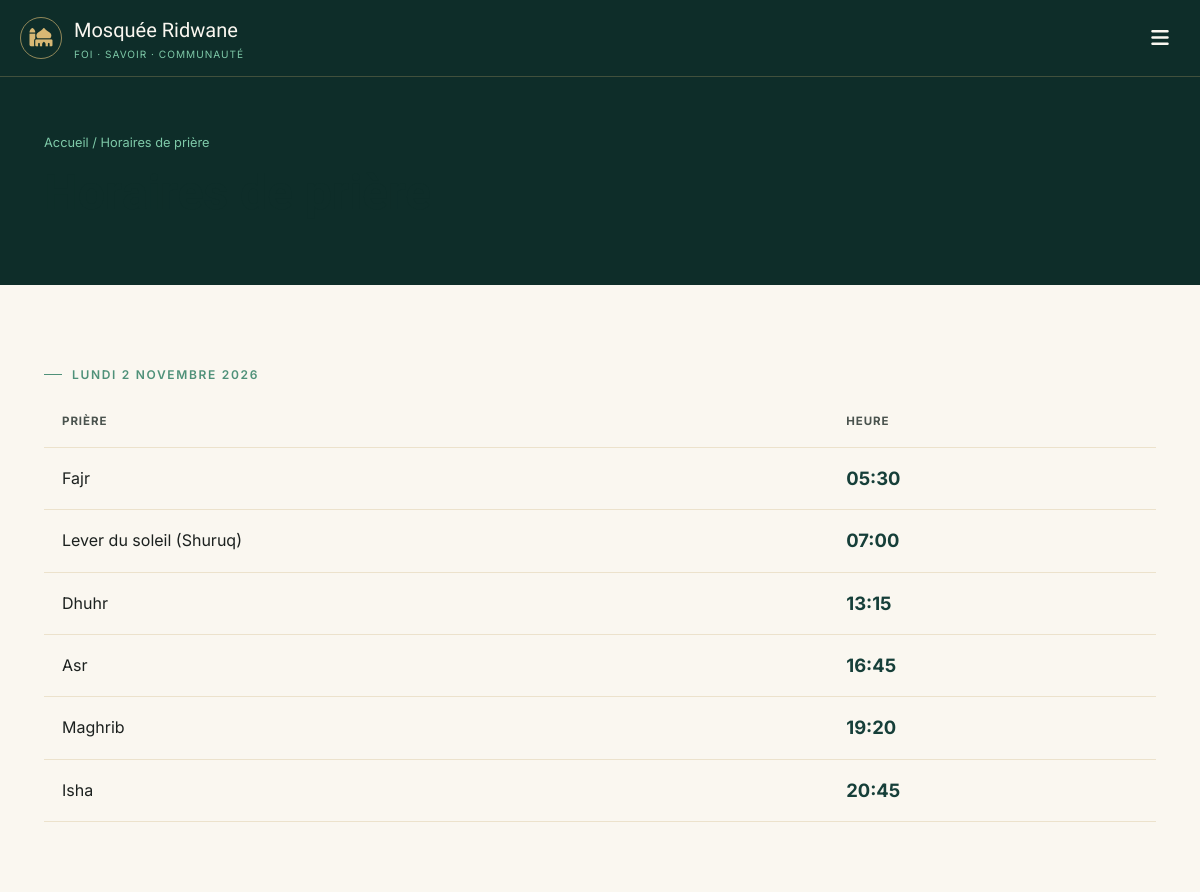
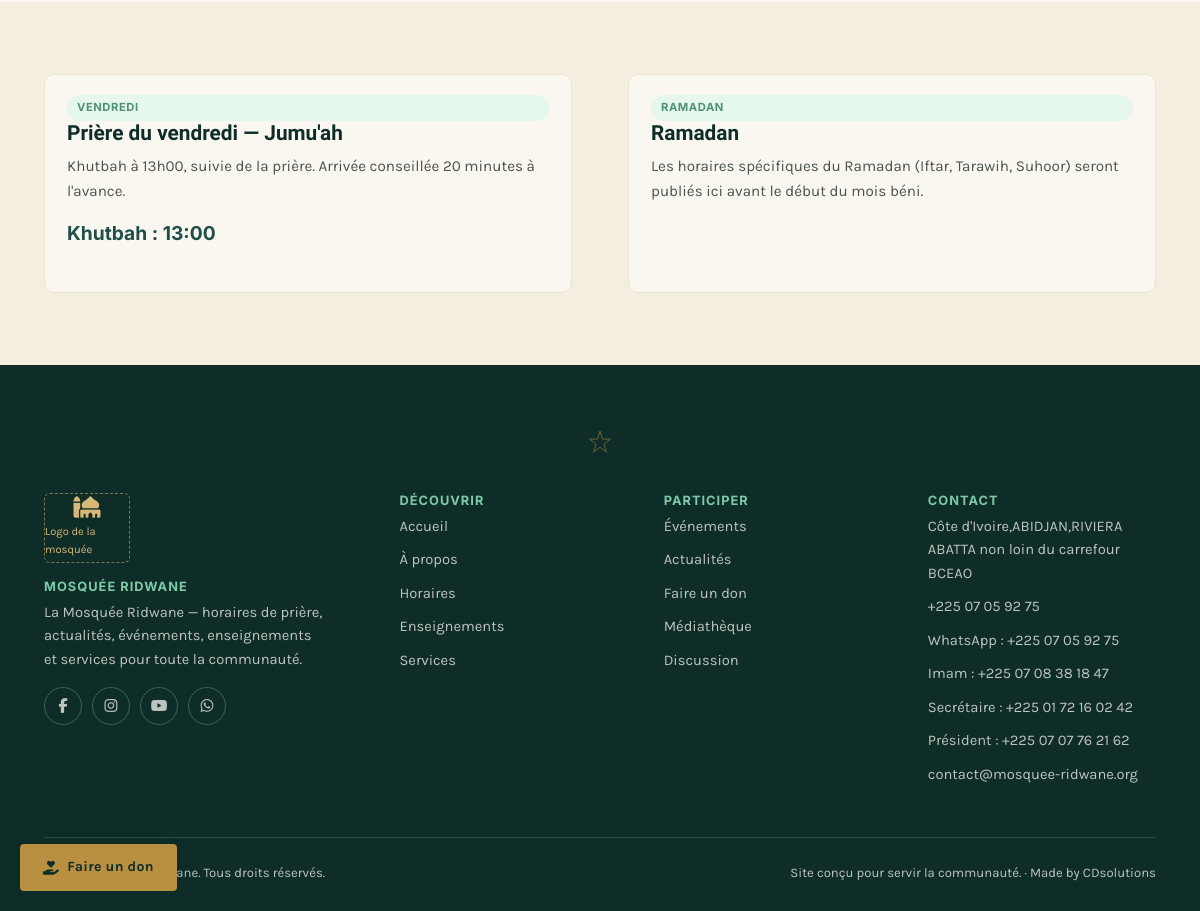
The page /horaires.php on the database its author committed (2 pictures, top to bottom).
### tables this page shows
CREATE TABLE IF NOT EXISTS horaires_prieres (
    id INT AUTO_INCREMENT PRIMARY KEY,
    date_jour DATE NOT NULL UNIQUE,
    fajr TIME,
    lever_soleil TIME,
    dhuhr TIME,
    asr TIME,
    maghrib TIME,
    isha TIME,
    jumuah TIME
);

CREATE TABLE IF NOT EXISTS pages_contenu (
    id INT AUTO_INCREMENT PRIMARY KEY,
    cle VARCHAR(100) NOT NULL UNIQUE,       
    titre VARCHAR(255),
    contenu TEXT,
    image VARCHAR(255),
    date_maj DATETIME DEFAULT CURRENT_TIMESTAMP ON UPDATE CURRENT_TIMESTAMP
);

### includes/functions.php (called while the page is built, shortened)
<?php
function h($texte) {
    return htmlspecialchars($texte ?? '', ENT_QUOTES, 'UTF-8');
}
function getContenu($cle) {
    global $pdo;
    static $cache = [];
    if (isset($cache[$cle])) return $cache[$cle];
    $stmt = $pdo->prepare("SELECT * FROM pages_contenu WHERE cle = ?");
    $stmt->execute([$cle]);
    $cache[$cle] = $stmt->fetch();
    return $cache[$cle];
}
function contenuTexte($cle, $defaut = '') {
    $c = getContenu($cle);
    return $c ? $c['contenu'] : $defaut;
}
function contenuTitre($cle, $defaut = '') {
    $c = getContenu($cle);
    return $c ? $c['titre'] : $defaut;
}
function getHorairesDuJour() {
    global $pdo;
    $stmt = $pdo->prepare("SELECT * FROM horaires_prieres WHERE date_jour = CURDATE()");
    $stmt->execute();
    $h = $stmt->fetch();
    if ($h) return $h;
    $stmt = $pdo->query("SELECT * FROM horaires_prieres ORDER BY date_jour DESC LIMIT 1");
    return $stmt->fetch();
}
function formatHeure($heure) {
    return substr($heure, 0, 5);
}
function formatDateFr($date, $avecHeure = false) {
    $mois = ['janvier','février','mars','avril','mai','juin','juillet','août','septembre','octobre','novembre','décembre'];
    $jours = ['dimanche','lundi','mardi','mercredi','jeudi','vendredi','samedi'];
    $ts = is_numeric($date) ? $date : strtotime($date);
    $jourSemaine = $jours[date('w', $ts)];
    $j = date('j', $ts);
    $m = $mois[date('n', $ts) - 1];
    $a = date('Y', $ts);
    $result = "$jourSemaine $j $m $a";
    return $result;
}

### horaires.php (the view, shortened to what this page needs)
<?php
$horaires = getHorairesDuJour();
require_once __DIR__ . '/includes/header.php';
?>
<section class="page-entete">
    <div class="conteneur">
        <div class="fil-ariane"><a href="<?= BASE_URL ?>/index.php" style="color:inherit;">Accueil</a> / Horaires de prière</div>
        <h1>Horaires de prière</h1>
    </div>
</section>
<section class="section">
    <div class="conteneur">
        <?php if ($horaires): ?>
        <p class="eyebrow"><?= h(formatDateFr($horaires['date_jour'])) ?></p>
        <table class="tableau-horaires">
            <thead>
                <tr><th>Prière</th><th>Heure</th></tr>
            </thead>
            <tbody>
                <tr><td>Fajr</td><td class="heure" data-heure-priere="<?= formatHeure($horaires['fajr']) ?>"><?= formatHeure($horaires['fajr']) ?></td></tr>
                <tr><td>Lever du soleil (Shuruq)</td><td class="heure"><?= formatHeure($horaires['lever_soleil']) ?></td></tr>
                <tr><td>Dhuhr</td><td class="heure" data-heure-priere="<?= formatHeure($horaires['dhuhr']) ?>"><?= formatHeure($horaires['dhuhr']) ?></td></tr>
                <tr><td>Asr</td><td class="heure" data-heure-priere="<?= formatHeure($horaires['asr']) ?>"><?= formatHeure($horaires['asr']) ?></td></tr>
                <tr><td>Maghrib</td><td class="heure" data-heure-priere="<?= formatHeure($horaires['maghrib']) ?>"><?= formatHeure($horaires['maghrib']) ?></td></tr>
                <tr><td>Isha</td><td class="heure" data-heure-priere="<?= formatHeure($horaires['isha']) ?>"><?= formatHeure($horaires['isha']) ?></td></tr>
            </tbody>
        </table>
        <?php else: ?>
        <p>Les horaires n'ont pas encore été renseignés. Merci de repasser bientôt.</p>
        <?php endif; ?>
    </div>
</section>
<section class="section section-alt">
    <div class="conteneur grille grille-2" style="gap:56px;">
        <div class="carte">
            <div class="carte-corps">
                <span class="badge">Vendredi</span>
                <h3><?= h(contenuTitre('horaires_jumuah')) ?></h3>
                <p class="resume"><?= nl2br(h(contenuTexte('horaires_jumuah'))) ?></p>
                <?php if ($horaires && $horaires['jumuah']): ?>
                <p style="font-family:var(--police-donnee); font-weight:700; font-size:1.2rem; color:var(--emeraude-700);">Khutbah : <?= formatHeure($horaires['jumuah']) ?></p>
                <?php endif; ?>
            </div>
        </div>
        <div class="carte">
            <div class="carte-corps">
                <span class="badge">Ramadan</span>
                <h3><?= h(contenuTitre('horaires_ramadan')) ?></h3>
                <p class="resume"><?= nl2br(h(contenuTexte('horaires_ramadan'))) ?></p>
            </div>
        </div>
    </div>
</section>
<?php require_once __DIR__ . '/includes/footer.php'; ?>

### assets/css/style.css (style rules this page uses)
:root { --mint-950: #0e2d29; --mint-800: #163f39; --mint-700: #1e5049; --mint-500: #2f6f62; --eucalyptus-600: #4f9179; --eucalyptus-400: #7ec9a8; --eucalyptus-200: #bfe8d3; --eucalyptus-100: #e6f7ed; --laiton-500: #b9903f; --laiton-300: #d8b874; --laiton-100: #f1e3c3; --plâtre-50: #faf7f0; --plâtre-100: #f4eee0; --plâtre-200: #ece2cc; --encre-900: #1c211f; --encre-600: #4a534e; --rouge-alerte: #a3402f; --emeraude-700: var(--mint-700); --emeraude-800: var(--mint-800); --emeraude-950: var(--mint-950); --police-titre: 'Amiri', 'Georgia', serif; --police-texte: 'Karla', 'Segoe UI', sans-serif; --police-donnee: 'Inter', 'Segoe UI', sans-serif; --rayon: 4px; --rayon-lg: 10px; --ombre-legere: 0 2px 10px -4px rgba(14, 45, 41, 0.18); --ombre: 0 6px 24px -8px rgba(14, 45, 41, 0.25); --ombre-forte: 0 20px 48px -12px rgba(14, 45, 41, 0.38); --conteneur: 1160px; --ease-doux: cubic-bezier(0.16, 1, 0.3, 1); --duree-micro: 180ms; --duree-panneau: 320ms; }
* { box-sizing: border-box; }
html { scroll-behavior: smooth; }
body { margin: 0; font-family: var(--police-texte); color: var(--encre-900); background: var(--plâtre-50); line-height: 1.6; }
a { color: inherit; text-decoration: none; }
h1, h2, h3, h4 { font-family: var(--police-titre); font-weight: 700; line-height: 1.2; color: var(--mint-950); margin: 0 0 0.5em; }
h1 { font-size: clamp(2rem, 4vw, 3.2rem); }
h3 { font-size: 1.3rem; }
p { margin: 0 0 1em; }
.conteneur { max-width: var(--conteneur); margin: 0 auto; padding: 0 24px; }
.eyebrow { font-family: var(--police-donnee); font-size: 0.75rem; letter-spacing: 0.14em; text-transform: uppercase; color: var(--eucalyptus-600); font-weight: 600; display: inline-flex; align-items: center; gap: 10px; }
.eyebrow::before { content: ''; width: 18px; height: 1px; background: var(--eucalyptus-600); display: inline-block; }
.section { padding: 72px 0; }
.section-alt { background: var(--plâtre-100); }
.grille { display: grid; gap: 26px; }
.grille-2 { grid-template-columns: repeat(2, 1fr); }
.carte { background: var(--plâtre-50); border: 1px solid var(--plâtre-200); border-radius: var(--rayon-lg); overflow: hidden; transition: box-shadow var(--duree-panneau) var(--ease-doux), transform var(--duree-panneau) var(--ease-doux), border-color var(--duree-panneau) ease; display: flex; flex-direction: column; }
.carte-corps { padding: 20px 22px 24px; flex: 1; display: flex; flex-direction: column; }
.carte-corps h3 { margin-bottom: 8px; }
.carte-corps .resume { color: var(--encre-600); font-size: 0.95rem; flex: 1; }
.badge { display: inline-block; background: var(--eucalyptus-100); color: var(--eucalyptus-600); font-family: var(--police-donnee); font-size: 0.7rem; text-transform: uppercase; letter-spacing: 0.05em; font-weight: 700; padding: 4px 10px; border-radius: 100px; }
.tableau-horaires { width: 100%; border-collapse: collapse; font-family: var(--police-donnee); }
.tableau-horaires th, .tableau-horaires td { padding: 16px 18px; text-align: left; border-bottom: 1px solid var(--plâtre-200); }
.tableau-horaires th { text-transform: uppercase; font-size: 0.72rem; letter-spacing: 0.08em; color: var(--encre-600); }
.tableau-horaires td.heure { font-size: 1.15rem; font-weight: 700; color: var(--mint-800); }
.page-entete { background: var(--mint-950); color: var(--plâtre-50); padding: 56px 0 40px; }
.fil-ariane { font-family: var(--police-donnee); font-size: 0.8rem; color: var(--eucalyptus-400); margin-bottom: 10px; }

### rows shown on the page
horaires_prieres: date_jour "LUNDI 2 NOVEMBRE 2026", fajr "05:30", lever_soleil "07:00", dhuhr "13:15", asr "16:45", maghrib "19:20", isha "20:45", jumuah "13:00"
pages_contenu: titre "Prière du vendredi — Jumu'ah", contenu "Khutbah à 13h00, suivie de la prière. Arrivée conseillée 20 minutes à l'avance."
pages_contenu: titre "Ramadan", contenu "Les horaires spécifiques du Ramadan (Iftar, Tarawih, Suhoor) seront publiés ici avant le début du mois béni."

### other values the page prints
SITE_DESCRIPTION "La Mosquée Ridwane — horaires de prière, actualités, événements, enseignements et services pour toute la communauté."
SITE_ADRESSE "Côte d'Ivoire,ABIDJAN,RIVIERA ABATTA non loin du carrefour BCEAO"
SITE_TELEPHONE "+225 07 05 92 75"
SITE_IMAM_TELEPHONE "+225 07 08 38 18 47"
SITE_SECRETAIRE_TELEPHONE "+225 01 72 16 02 42"
SITE_PRESIDENT_TELEPHONE "+225 07 07 76 21 62"
SITE_EMAIL "contact@mosquee-ridwane.org"
